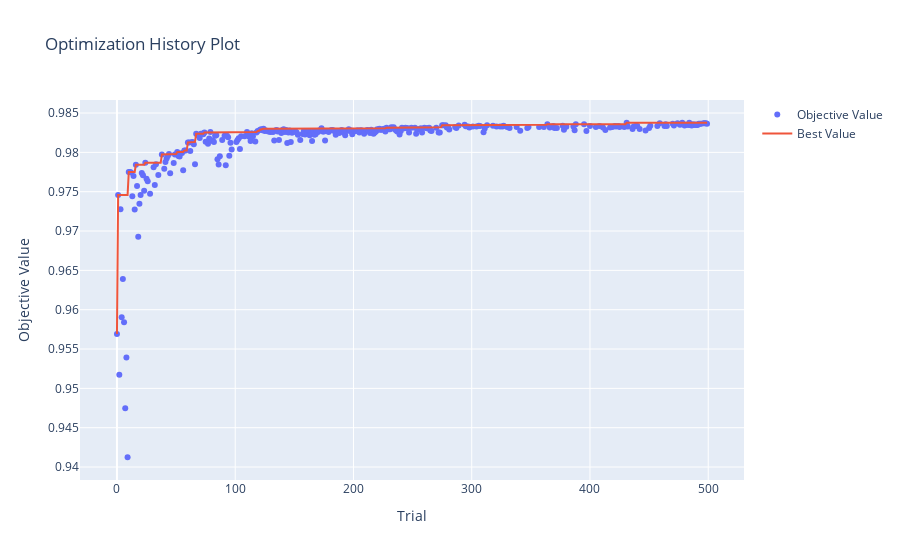

The notebook cell this image was saved under:
### Code cell
p_history_no_feat_eng = optuna.visualization.plot_optimization_history(study_no_feat_eng)
p_history_no_feat_eng.show()

### Figure 1 — Plotly figure (JSON) as saved in the notebook; plotly's stock layout.template omitted (floating-point values rounded to 4 significant figures; data arrays with more than 128 entries replaced by an {"elided": "..."} marker saying what was removed)
{"data": [{"mode": "markers", "name": "Objective Value", "type": "scatter", "x": {"elided": "322 int values"}, "y": {"elided": "322 float values"}}, {"mode": "lines", "name": "Best Value", "type": "scatter", "x": {"elided": "500 int values"}, "y": {"elided": "500 float values"}}, {"marker": {"color": "#cccccc"}, "mode": "markers", "name": "Infeasible Trial", "showlegend": false, "type": "scatter", "x": [], "y": []}], "layout": {"title": {"text": "Optimization History Plot"}, "xaxis": {"title": {"text": "Trial"}}, "yaxis": {"title": {"text": "Objective Value"}}}}
